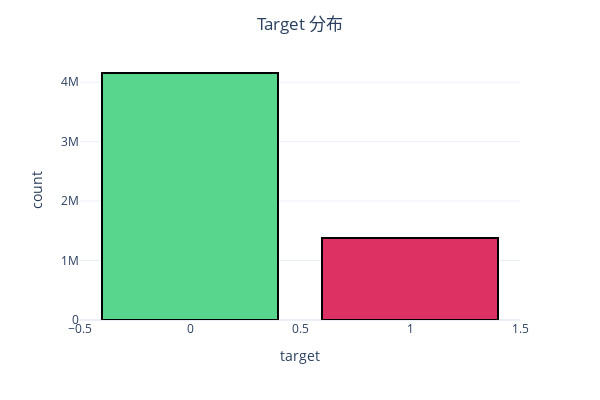

The code cell stored with this chart in its notebook:
### Code cell
# Target {0|1} 比率
train_target = pd.DataFrame(train[TARGET].value_counts()).reset_index()
train_target.columns = [TARGET, 'count']

fig = px.bar(data_frame = train_target, x=TARGET, y='count', width=600, height=400)
fig.update_traces(
                marker_color = ['#58D68D', '#DE3163'],
                marker_line_color = 'rgb(0,0,0)',
                marker_line_width=2)
fig.update_layout(
                title= 'Target 分布', 
                template = 'plotly_white',
                title_x = 0.5)

print('Target == 0 の比率: %0.2f%%' % (train_target["count"][0]*100 / (train_target["count"][0]+ train_target["count"][1])))
print('Target == 1 の比率: %0.2f%%' % (train_target["count"][1]*100 / (train_target["count"][0]+ train_target["count"][1])))

fig.show()

### Figure 1 — Plotly figure (JSON) as saved in the notebook; plotly's stock layout.template omitted (floating-point values rounded to 4 significant figures)
{"data": [{"alignmentgroup": "True", "hovertemplate": "target=%{x}<br>count=%{y}<extra></extra>", "legendgroup": "", "marker": {"color": ["#58D68D", "#DE3163"], "line": {"color": "rgb(0,0,0)", "width": 2}, "pattern": {"shape": ""}}, "name": "", "offsetgroup": "", "orientation": "v", "showlegend": false, "textposition": "auto", "type": "bar", "x": [0, 1], "xaxis": "x", "y": [4153582, 1377869], "yaxis": "y"}], "layout": {"barmode": "relative", "height": 400, "legend": {"tracegroupgap": 0}, "margin": {"t": 60}, "title": {"text": "Target 分布", "x": 0.5}, "width": 600, "xaxis": {"anchor": "y", "domain": [0, 1], "title": {"text": "target"}}, "yaxis": {"anchor": "x", "domain": [0, 1], "title": {"text": "count"}}}}
